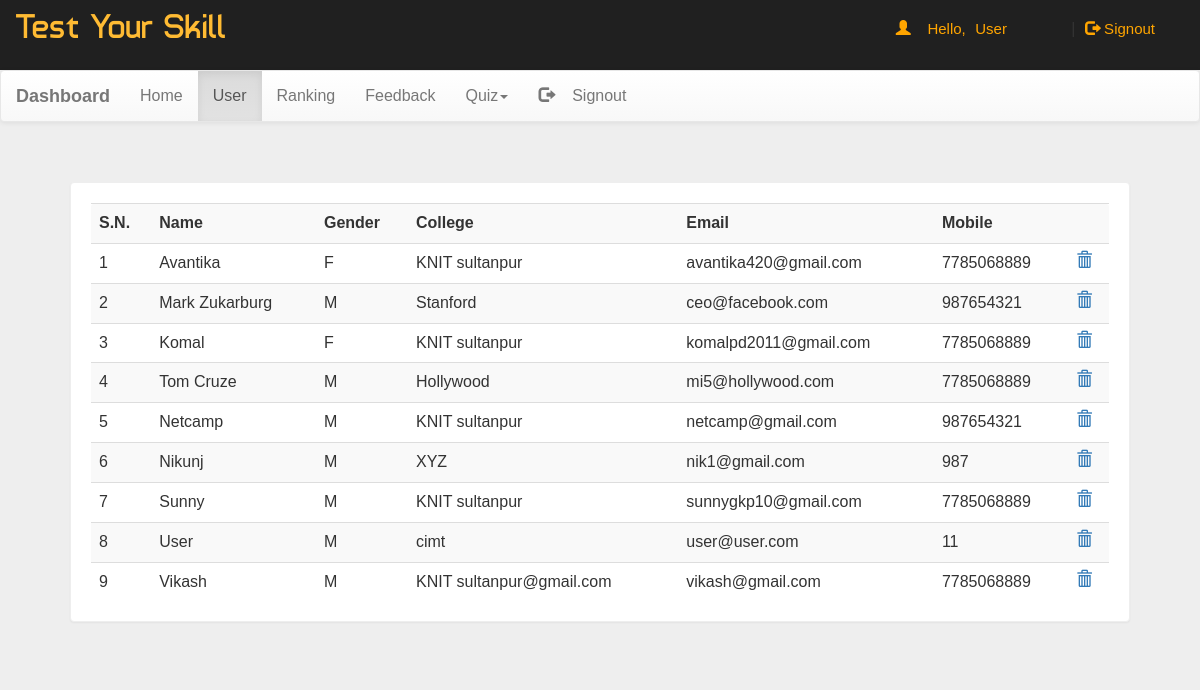
/dash.php?q=1 (signed in), run on an earlier commit of the app's database.
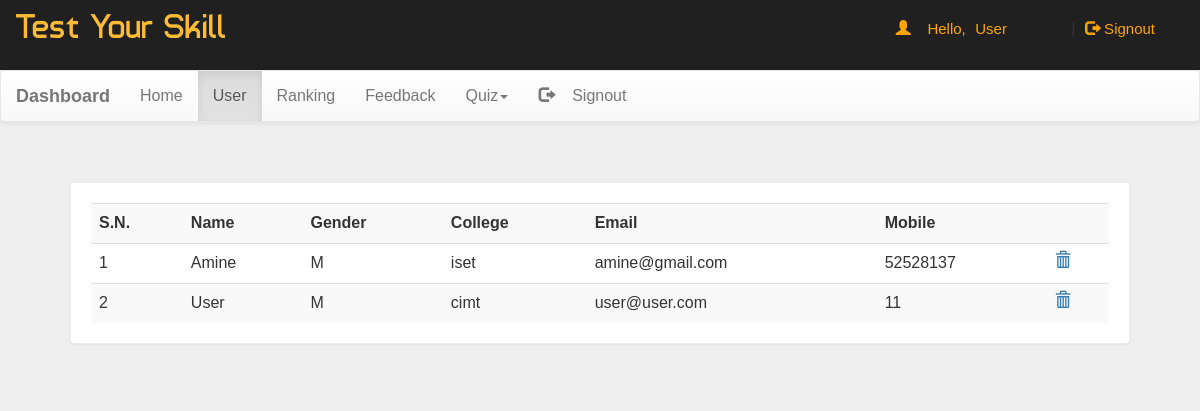
And on a later commit of the database.
### tables this page shows
CREATE TABLE `user` (
  `name` varchar(50) NOT NULL,
  `gender` varchar(5) NOT NULL,
  `college` varchar(100) NOT NULL,
  `email` varchar(50) NOT NULL,
  `mob` bigint(20) NOT NULL,
  `password` varchar(50) NOT NULL
);

### dash.php (the view, shortened to what this page needs)
<!DOCTYPE html PUBLIC "-//W3C//DTD XHTML 1.0 Transitional//EN" "http://www.w3.org/TR/xhtml1/DTD/xhtml1-transitional.dtd">
<html xmlns="http://www.w3.org/1999/xhtml">
<head>
<link  rel="stylesheet" href="css/bootstrap.min.css"/>
 <link  rel="stylesheet" href="css/bootstrap-theme.min.css"/>
 <link rel="stylesheet" href="css/main.css">
 <link  rel="stylesheet" href="css/font.css">
</head>
<body  style="background:#eee;">
<div class="header">
<div class="row">
<div class="col-lg-6">
<span class="logo">Test Your Skill</span></div>
<?php
 include_once 'dbConnection.php';
  if(!(isset($_SESSION['email']))){
header("location:index.php");
}
else
{
$name = $_SESSION['name'];;
echo '<span class="pull-right top title1" ><span class="log1"><span class="glyphicon glyphicon-user" aria-hidden="true"></span>&nbsp;&nbsp;&nbsp;&nbsp;Hello,</span> <a href="account.php" class="log log1">'.$name.'</a>&nbsp;|&nbsp;<a href="logout.php?q=account.php" class="log"><span class="glyphicon glyphicon-log-out" aria-hidden="true"></span>&nbsp;Signout</button></a></span>';
}?>
</div></div>
<nav class="navbar navbar-default title1">
  <div class="container-fluid">
    <div class="navbar-header">
      <a class="navbar-brand" href="dash.php?q=0"><b>Dashboard</b></a>
    </div>
    <div class="collapse navbar-collapse" id="bs-example-navbar-collapse-1">
      <ul class="nav navbar-nav">
        <li <?php if(@$_GET['q']==0) echo'class="active"'; ?>><a href="dash.php?q=0">Home<span class="sr-only">(current)</span></a></li>
        <li <?php if(@$_GET['q']==1) echo'class="active"'; ?>><a href="dash.php?q=1">User</a></li>
		<li <?php if(@$_GET['q']==2) echo'class="active"'; ?>><a href="dash.php?q=2">Ranking</a></li>
		<li <?php if(@$_GET['q']==3) echo'class="active"'; ?>><a href="dash.php?q=3">Feedback</a></li>
        <li class="dropdown <?php if(@$_GET['q']==4 || @$_GET['q']==5) echo'active"'; ?>">
          <a href="#" class="dropdown-toggle" data-toggle="dropdown" role="button" aria-haspopup="true" aria-expanded="false">Quiz<span class="caret"></span></a>
        </li><li class="pull-right"> <a href="logout.php?q=account.php"><span class="glyphicon glyphicon-log-out" aria-hidden="true"></span>&nbsp;&nbsp;&nbsp;&nbsp;Signout</a></li>
      </ul>
          </div>
  </div>
</nav>
<div class="container">
<div class="row">
<div class="col-md-12">
<?php if(@$_GET['q']==1) {
$result = mysqli_query($con,"SELECT * FROM user") or die('Error');
echo  '<div class="panel"><div class="table-responsive"><table class="table table-striped title1">
<tr><td><b>S.N.</b></td><td><b>Name</b></td><td><b>Gender</b></td><td><b>College</b></td><td><b>Email</b></td><td><b>Mobile</b></td><td></td></tr>';
$c=1;
while($row = mysqli_fetch_array($result)) {
	$name = $row['name'];
	$mob = $row['mob'];
	$gender = $row['gender'];
    $email = $row['email'];
	$college = $row['college'];
	echo '<tr><td>'.$c++.'</td><td>'.$name.'</td><td>'.$gender.'</td><td>'.$college.'</td><td>'.$email.'</td><td>'.$mob.'</td>
	<td><a title="Delete User" href="update.php?demail='.$email.'"><b><span class="glyphicon glyphicon-trash" aria-hidden="true"></span></b></a></td></tr>';
}
echo '</table></div></div>';
}?>
</div>
</div></div>
</body>
</html>

### css/main.css (style rules this page uses)
body { overflow-x:hidden; width:100%; font: 15px "Century Gothic", "Times Roman", sans-serif; background:#eee; min-height:550px; background-attachment:fixed; }
.panel { border-color:#eee; margin:40px; padding:20px; font: 15px "Century Gothic", "Times Roman", sans-serif; }
.header { background:#202020; height:70px; }
.logo { font-family:'typo'; font-size:35px; color:#ffbb33; margin:15px; }
.title1 { font: 16px "Century Gothic", "Times Roman", sans-serif; }
.top { margin-top:20px; }
.log1 { font: 15px 'Ubuntu', sans-serif; color:orange; margin-left:10px; }
.log { margin:10px; margin-right:60px; margin-left:5px; color:orange; text-decoration:none; font-size:20px; font-size:15px; }

What changed in the data, as far as the page shows it:
removed user: name "Avantika", gender "F", college "KNIT sultanpur", email "avantika420@gmail.com", mob "7785068889"
removed user: name "Mark Zukarburg", gender "M", college "Stanford", email "ceo@facebook.com", mob "987654321"
removed user: name "Komal", gender "F", college "KNIT sultanpur", email "komalpd2011@gmail.com", mob "7785068889"
removed user: name "Tom Cruze", gender "M", college "Hollywood", email "mi5@hollywood.com", mob "7785068889"
removed user: name "Netcamp", gender "M", college "KNIT sultanpur", email "netcamp@gmail.com", mob "987654321"
removed user: name "Nikunj", gender "M", college "XYZ", email "nik1@gmail.com", mob "987"
removed user: name "Sunny", gender "M", college "KNIT sultanpur", email "sunnygkp10@gmail.com", mob "7785068889"
removed user: name "Vikash", gender "M", college "KNIT sultanpur@gmail.com", email "vikash@gmail.com", mob "7785068889"
added user: name "Amine", gender "M", college "iset", email "amine@gmail.com", mob "52528137"
